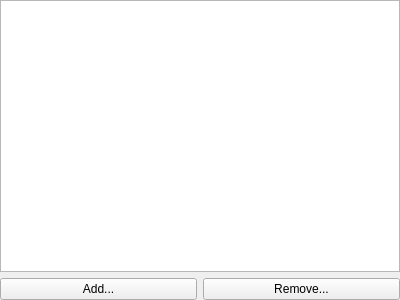
<?xml version="1.0" encoding="UTF-8"?>
<ui version="4.0">
 <class>CAttributesEditorUI</class>
 <widget class="QWidget" name="CAttributesEditorUI">
  <property name="geometry">
   <rect>
    <x>0</x>
    <y>0</y>
    <width>400</width>
    <height>300</height>
   </rect>
  </property>
  <property name="windowTitle">
   <string>Form</string>
  </property>
  <layout class="QVBoxLayout" name="verticalLayout">
   <property name="leftMargin">
    <number>0</number>
   </property>
   <property name="topMargin">
    <number>0</number>
   </property>
   <property name="rightMargin">
    <number>0</number>
   </property>
   <property name="bottomMargin">
    <number>0</number>
   </property>
   <item>
    <widget class="CPropertyEditor" name="Editor">
     <property name="editTriggers">
      <set>QAbstractItemView::NoEditTriggers</set>
     </property>
     <property name="alternatingRowColors">
      <bool>true</bool>
     </property>
     <property name="allColumnsShowFocus">
      <bool>true</bool>
     </property>
     <attribute name="headerVisible">
      <bool>false</bool>
     </attribute>
     <attribute name="headerCascadingSectionResizes">
      <bool>true</bool>
     </attribute>
     <column>
      <property name="text">
       <string notr="true">Attribute</string>
      </property>
     </column>
     <column>
      <property name="text">
       <string>Value</string>
      </property>
     </column>
    </widget>
   </item>
   <item>
    <layout class="QHBoxLayout" name="horizontalLayout">
     <item>
      <widget class="QPushButton" name="AddButton">
       <property name="text">
        <string>Add...</string>
       </property>
      </widget>
     </item>
     <item>
      <widget class="QPushButton" name="RemoveButton">
       <property name="text">
        <string>Remove...</string>
       </property>
      </widget>
     </item>
    </layout>
   </item>
  </layout>
 </widget>
 <customwidgets>
  <customwidget>
   <class>CPropertyEditor</class>
   <extends>QTreeWidget</extends>
   <header>CPropertyEditor.h</header>
  </customwidget>
 </customwidgets>
 <resources/>
 <connections/>
</ui>
